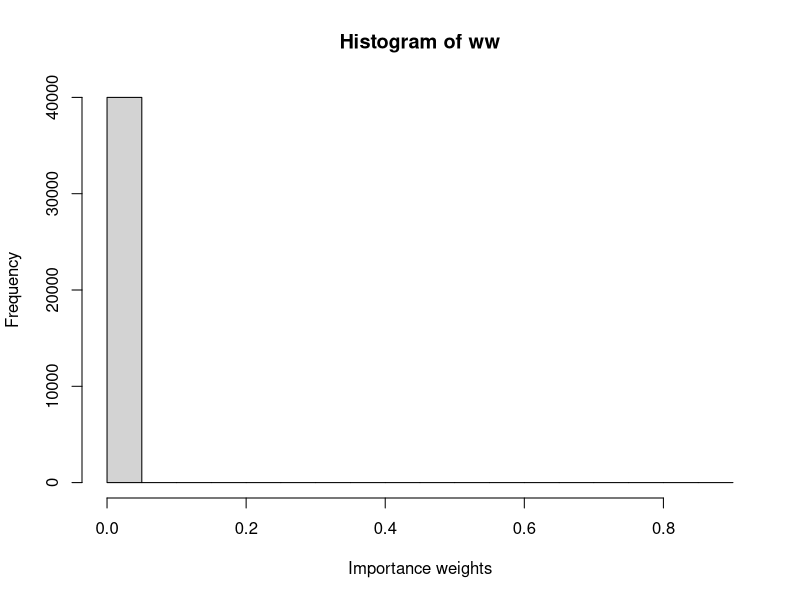
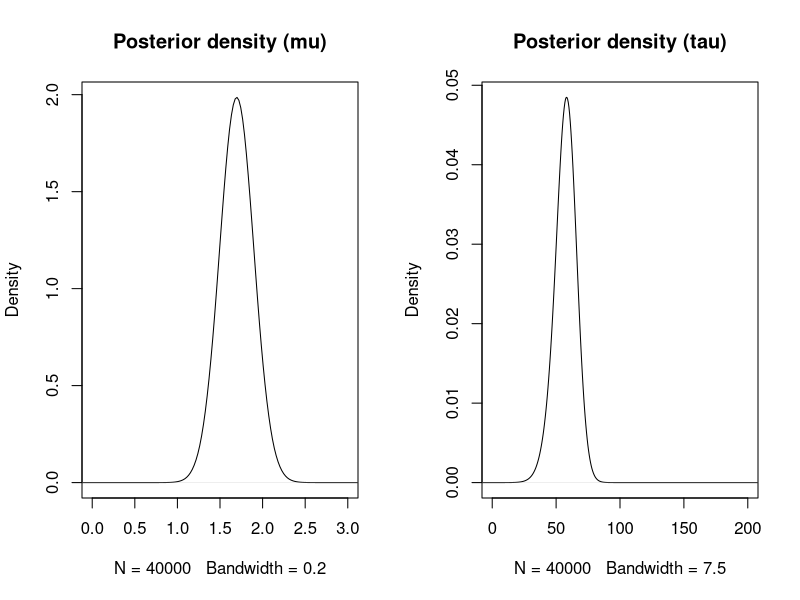
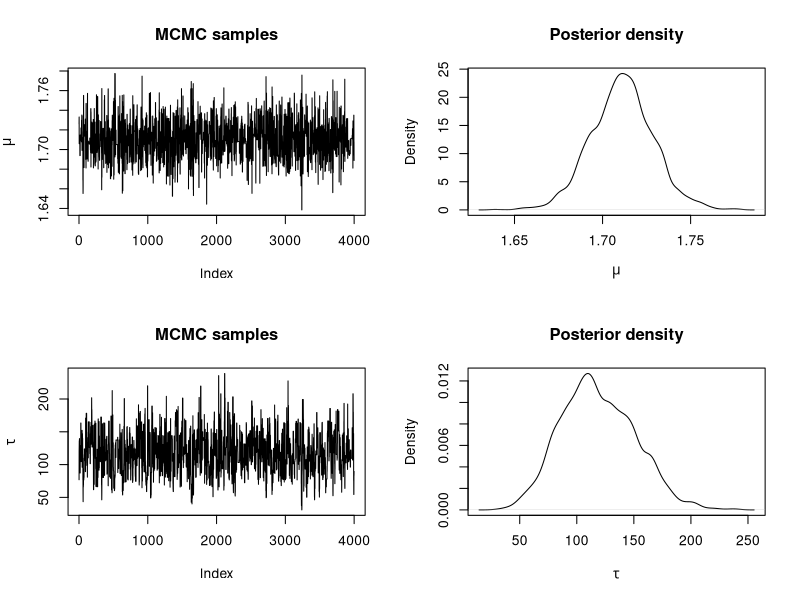
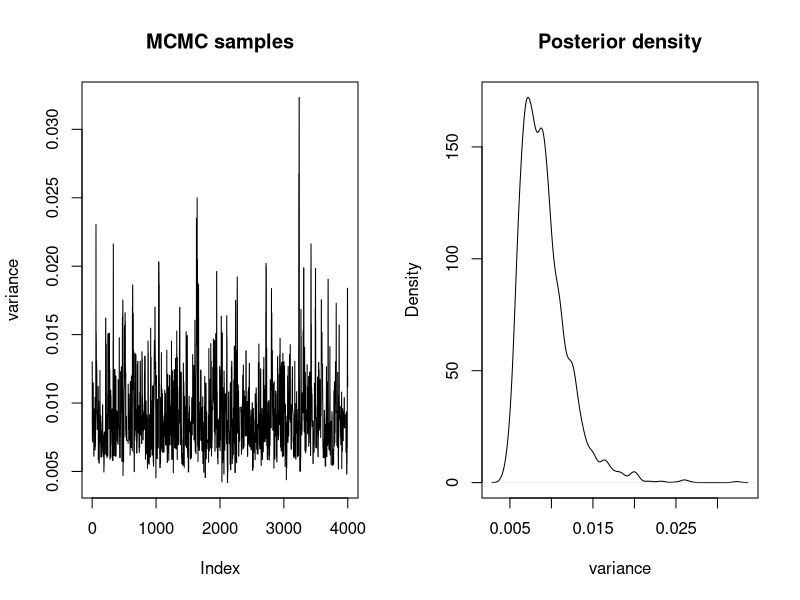

These figures' R source, in order:
## ---- chunk 1
knitr::opts_chunk$set(
  echo = TRUE,
  collapse = TRUE,
  comment = "#>"
)
## ---- chunk 2
data <- data.frame(height = 
c(1.73, 1.65, 1.65, 1.76, 1.65, 1.63, 1.70, 1.58, 1.57, 1.65, 1.74, 1.68, 1.67, 1.58, 1.66, 1.92, 1.82, 1.69, 1.75, 1.72, 1.71, 1.73, 1.69, 1.70, 1.78, 1.88, 1.82, 1.86, 1.65))
y <- data$height
## ---- chunk 3
# We increase the number of simulations in this example
n_simulations <- 40000
set.seed(12)
theta_sim <- cbind(rlnorm(n_simulations, 0, 0.5),
  rlnorm(n_simulations, 0, 1.25)
)
## ---- chunk 4
# Log-Likelihood (for each value of theta_sim)
# NOTE: 'apply' is used now as 'theta_sim' is a matrix
loglik_biv <- apply(theta_sim, 1, function(THETA) {
  sum(dnorm(data$height, THETA[1], sqrt(1 / THETA[2]), log = TRUE))
})

# Log-weights: log-lik + log-prior - log-sampling_distr
log_ww <- loglik_biv + dnorm(theta_sim[, 1], 0, sqrt(1 / 0.001), log = TRUE) +
  dgamma(theta_sim[, 2], 0.01, 0.01, log = TRUE)
log_ww <- log_ww - dlnorm(theta_sim[, 1], 0, 0.5, log = TRUE) - dlnorm(theta_sim[, 2], 0, 1.25, log = TRUE)
  

# Re-scale weights to sum to one
log_ww <- log_ww - max(log_ww)
ww <- exp(log_ww)
ww <- ww / sum(ww)

## ---- chunk 5
hist(ww, xlab = "Importance weights")
## ---- chunk 6
# Posterior mean (mu)
post_mean_mu <- sum(theta_sim[, 1] * ww)
post_mean_mu

# Posterior variance (mu)
post_var_mu <- sum(theta_sim[, 1]^2 * ww)- post_mean_mu^2
post_var_mu

# Posterior mean (tau)
post_mean_tau <- sum(theta_sim[, 2] * ww)
post_mean_tau 

# Posterior variance (tau)
post_var_tau <- sum(theta_sim[, 2]^2 * ww)- post_mean_tau^2
post_var_tau
## ---- chunk 7
par(mfrow = c(1, 2))
plot(density(theta_sim[, 1], weights = ww, bw = 0.2), main = "Posterior density (mu)",
  xlim = c(0, 3))

plot(density(theta_sim[, 2], weights = ww, bw = 7.5), main = "Posterior density (tau)",
  xlim = c(0, 200))
## ---- chunk 8
#Proposal distribution: sampling
rq <- function(theta) {
  res <- c(NA, NA)  

  res[1] <- rnorm(1, theta[1], sd = sqrt(1 / 10)) #Sample mu
  res[2] <- rlnorm(1, meanlog = log(theta[2]), sdlog = sqrt(1 / 10)) #Sample tau

  return(res)
}

#Proposal distribution: log-density
logdq <- function(new.theta, theta) {
  res <- dnorm(new.theta[1], theta[1], sd = sqrt(1 / 10), log = TRUE) #Mu
  res <-  res + 
    dlnorm(new.theta[2], meanlog = log(theta[2]), sdlog = sqrt(1 / 10), log = TRUE) #Tau
}

#Prior distribution
logprior <- function(theta) {
  res <- dnorm(theta[1], 0, sd = sqrt(1 / 0.001), log = TRUE) #Mu
  res <- res + dgamma(theta[2], 0.01, 0.01, log = TRUE) #Tau

  return(res)
}

#LogLikelihood
loglik <- function(y, theta) {
   res <- sum(dnorm(y, mean = theta[1], sd = sqrt(1 / theta[2]), log = TRUE)) 
}
## ---- chunk 9
#Number of iterations
n.iter <- 40500

#Simulations of the parameter
theta <- as.list(rep(NA, n.iter))

#Initial value
theta[[1]] <- c(1.5, 1)

for(i in 2:n.iter) {
  new.theta <- rq(theta[[i - 1]])
  
  #Log-Acceptance probability
  logacc.prob <- loglik(y, new.theta) + logprior(new.theta) + logdq(theta[[i - 1]], new.theta)
  logacc.prob <- logacc.prob - loglik(y, theta[[i - 1]]) - logprior(theta[[i - 1]]) - 
    logdq(new.theta, theta[[i - 1]])
  logacc.prob <- min(0, logacc.prob)#0 = log(1)
  
  if(log(runif(1)) < logacc.prob) {
    #Accept
    theta[[i]] <- new.theta
  } else {
    #Reject
    theta[[i]] <- theta[[i - 1]]
  }
}
## ---- chunk 10
#Remove burn-in
theta <- theta[-c(1:500)]

#Thinning
theta <- theta[seq(1, length(theta), by = 10)]

#Use matrix format
theta <- do.call(rbind, theta)

#Summary statistics
apply(theta, 2, summary)

par(mfrow = c(2, 2))
#Mean
plot(theta[, 1], type = "l", main = "MCMC samples",
  ylab = expression(mu))
plot(density(theta[, 1]), main = "Posterior density",
  xlab = expression(mu))
#Precision
plot(theta[, 2], type = "l", main = "MCMC samples", ylab = expression(tau))
plot(density(theta[, 2]), main = "Posterior density", 
  xlab = expression(tau))
## ---- chunk 11
sample.var <- 1 / theta[, 2]

par(mfrow = c(1, 2))
plot(sample.var, type = "l", main = "MCMC samples", ylab = "variance")
plot(density(sample.var), main = "Posterior density", xlab = "variance")

## ---- chunk 12
data$gender <- c(rep(1, 15), rep(0, 14))
